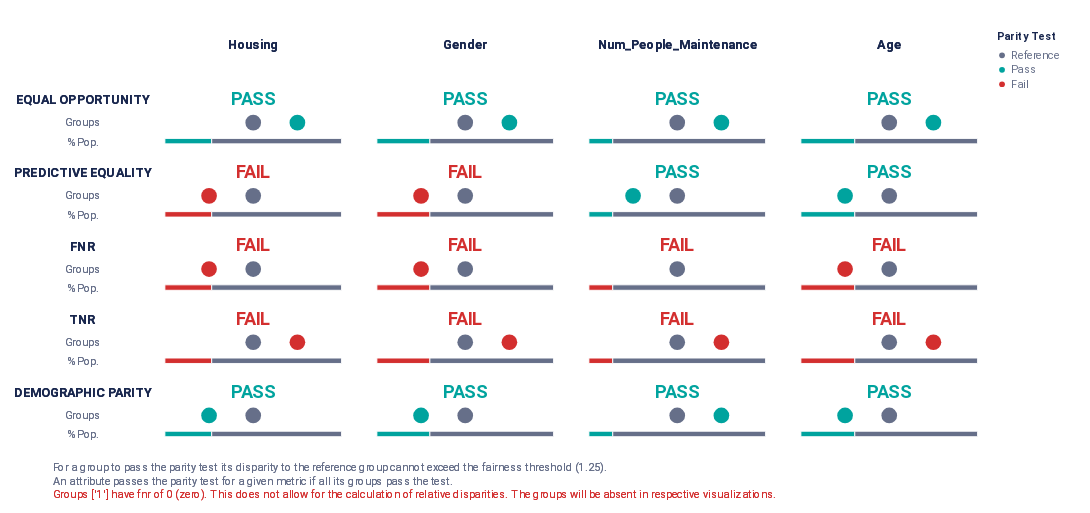
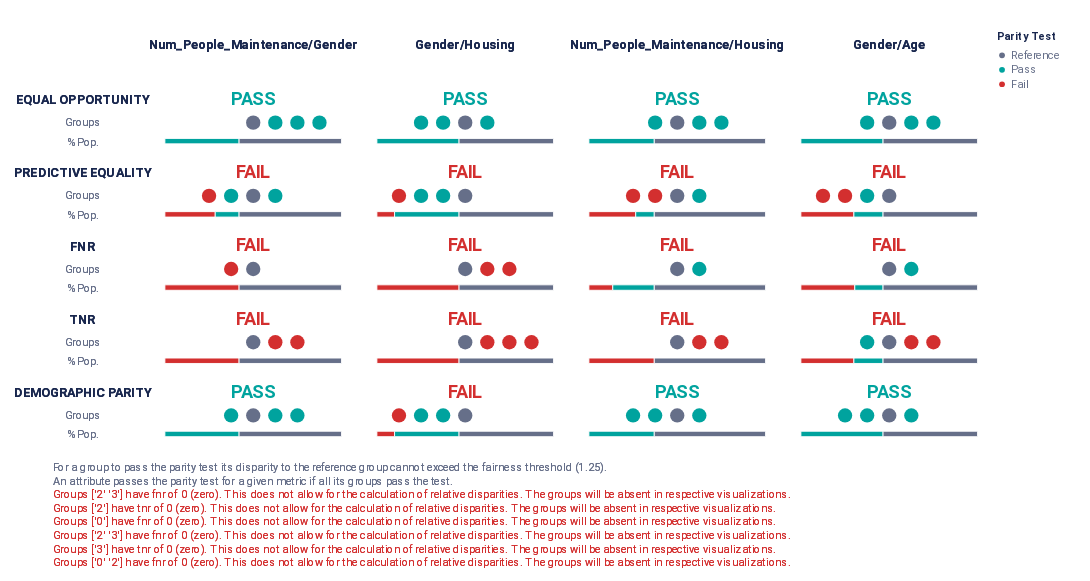

The cell these charts' notebook holds for them, in order:
### Code cell
plot_audit(df_test, protected_attributes)
plot_audit(df_test_int, protected_attributes_int)
